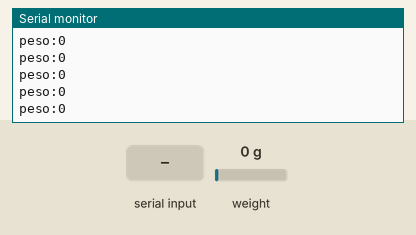
Bench run of a sketch on a simulated Arduino Uno, built with avr-gcc and run on an emulated ATmega328P. Shown: the last lines printed to the serial monitor. The test bench sets the inputs (shaded band); at power-on: weight on the scale 0 g. EEPROM starts erased.

Above: at 6.6 s.
6.7 s: byte 116 (116) received over Serial
At 6.82 s:
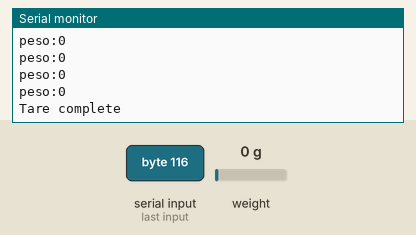
8.2 s: byte 99 (99) received over Serial
At 9.5 s:
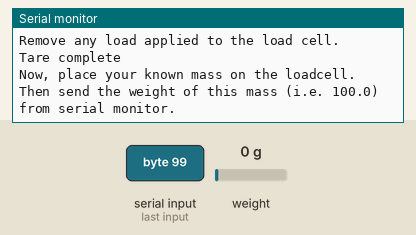
9.7 s: "90,45\n" received over Serial
At 11.1 s:
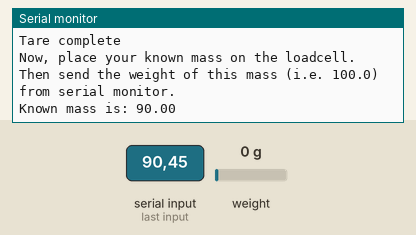
12.7 s: weight on the scale set to 100 g
At 12.78 s:
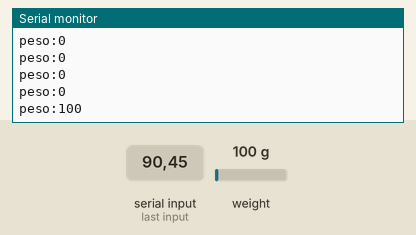
14.2 s: weight on the scale set to 1250 g
At 14.2 s:
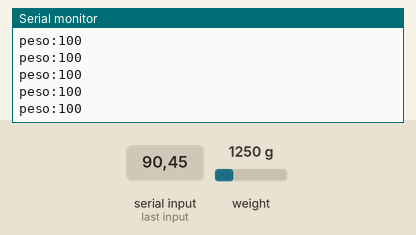
Timing chart, 0 to 16.7 s (numbered marks = the images above; inputs shaded):
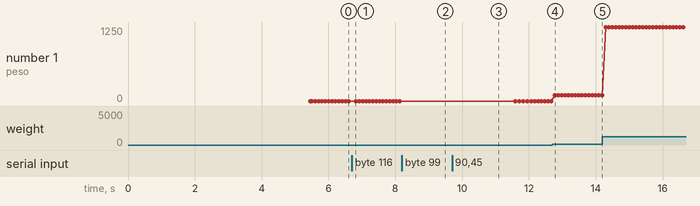

Measured:
- after the input at 6.7 s, the serial monitor: prints a new line at once (image 1)
- after the input at 8.2 s, the serial monitor: prints a new line at once (image 2)
- after the input at 9.7 s, the serial monitor: prints a new line at once (image 3)
- after the input at 12.7 s, the serial monitor: prints a new line after 0.08 s (image 4)
- plotted number 1: 0 → 100 after the input at 12.7 s, 100 → 1250 after the input at 14.2 s

The sketch:

ar_nano.ino
```cpp
#include <HX711_ADC.h>
#include <EEPROM.h>

int flag4 = 0; // SERIAL COM
byte tara;
const int calVal_eepromAdress = 0;
float newCalibrationValue;
long t;
char buffer[50];
unsigned long w;
HX711_ADC LoadCell(4, 5); // DT, SCK
////////////////////////////////////////////

void reset()
{
    flag4 = 0; // SERIAL COM
    tara = 13;
    delay(120);
}
////////////////////////////////////////////
void sensores()
{
    if (millis() > t + 100)
    {
        LoadCell.update();
        w = LoadCell.getData();
        sprintf(buffer, "peso:%ld", w);
        Serial.println(buffer);
        t = millis();
    }
}
////////////////////////////////////////////
void calibrate()
{
    Serial.println("***");
    Serial.println("Start calibration:");
    Serial.println("Place the load cell an a level stable surface.");
    Serial.println("Remove any load applied to the load cell.");
    LoadCell.update();
    LoadCell.tare();
    Serial.println("Tare complete");
    boolean _resume = false;
    Serial.println("Now, place your known mass on the loadcell.");
    Serial.println("Then send the weight of this mass (i.e. 100.0) from serial monitor.");
    float known_mass = 0;
    _resume = false;
    while (_resume == false)
    {
        LoadCell.update();
        if (Serial.available() > 0)
        {
            known_mass = Serial.parseFloat();
            if (known_mass != 0)
            {
                Serial.print("Known mass is: ");
                Serial.println(known_mass);
                _resume = true;
            }
        }
    }
    LoadCell.refreshDataSet();                                    // refresh the dataset to be sure that the known mass is measured correct
    newCalibrationValue = LoadCell.getNewCalibration(known_mass); // get the new calibration value
    delay(150);
    EEPROM.put(calVal_eepromAdress, newCalibrationValue);
    EEPROM.get(calVal_eepromAdress, newCalibrationValue);
    LoadCell.setCalFactor(newCalibrationValue);
    Serial.print("Value ");
    Serial.print(newCalibrationValue);
    Serial.print(" saved to EEPROM address: ");
    Serial.println(calVal_eepromAdress);
    Serial.println("End calibration");
}
///////////////////////////////////////////////////////////////////////////////////////////////////////
void setup()
{
    Serial.begin(9600);
    EEPROM.get(calVal_eepromAdress, newCalibrationValue);
    if (isnan(newCalibrationValue))
    {
        newCalibrationValue = -20.15;
    }
    LoadCell.begin();
    // time to calibrate load cell
    long stabilisingtime = 5000;
    LoadCell.start(stabilisingtime);
    while(!Serial){
        ;
    }
    Serial.println("Cal val:");
    Serial.println(newCalibrationValue);
    LoadCell.setCalFactor(newCalibrationValue); // user set calibration factor (float)
    LoadCell.setSamplesInUse(3);
    Serial.println("Startup + calibration is complete");
}
/////////////////////////////////////////////////////////////////////////////////////////////////////
void loop()
{
    if (flag4 == 0)
    {
        sensores();
    }

    ///////////////TARA

    if (Serial.available())
    {
        byte tara = Serial.read();
        // tara == 't' in ascii code
        if (tara == 116)
        {
            LoadCell.tareNoDelay();
            while (LoadCell.getTareStatus())
            {
            }
            Serial.println("Tare complete");
        }
        else
        {
            if (tara == 99)
            {
                calibrate();
            }
        }
        reset();
    }
}
```
